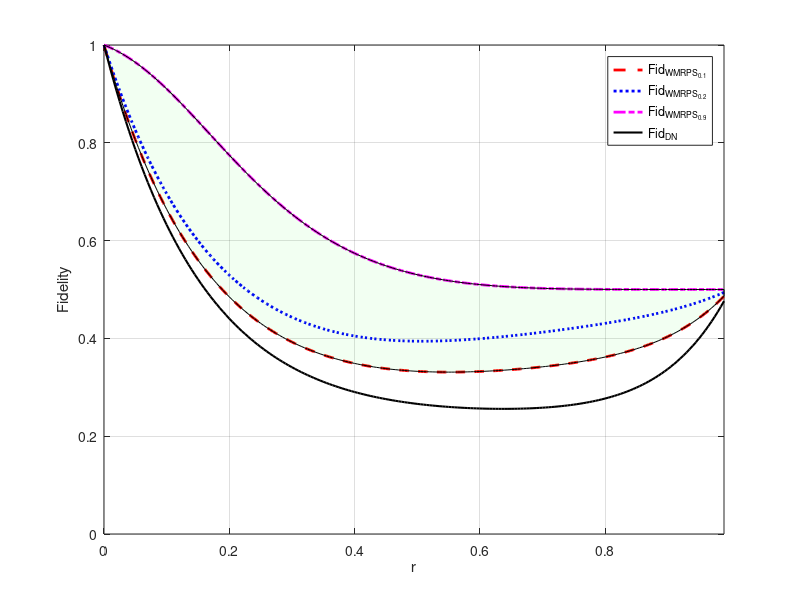
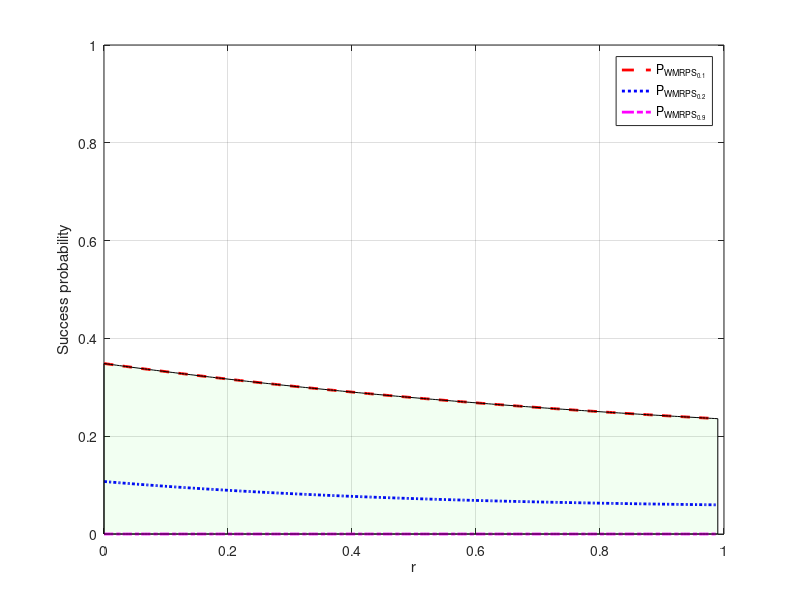

The MATLAB script that drew these images, in order:
clear,clc
close all;

cc=0.005;
N=10;
t=pi/2;
al=cos(t/2);
be=sin(t/2);
%% Do Nothing
z=0;
for r=0:cc:0.99
    z=z+1;
    
    %Fidelity of Do Nothing 
    FidDN(z)=((abs(al))^4)+((abs(al*be))^2)*(r^N)+2*(abs(al*be))^2*(1-r)^(N/2)+((abs(be))^4)*(1-r)^(N); %Fidelity of Do Nothing defined in Eq.7 
end
%% WMRPS_p1_p2=0.1
z=0;
for r=0:cc:0.99
    z=z+1;
    s=1-r;
        p_1=0.1;
        p_2=0.1;
    %Success probability of WMRPS when p1=p2=0.1
    P_MR1(z)=abs(al)^2 * (1 - p_2)^N + abs(be)^2 * (1 - p_1)^N * (r * (1 - p_2) + s)^N; %Success probability of WMRPS defined in Eq.8
    %Fidelity of WMRPS when p1=p2=0.1
    FidMR1(z)=(1/P_MR1(z))*(abs(al)^4 * (1 - p_2)^N + ...
                    abs(al*be)^2 * (1 - p_1)^N * r^N * (1 - p_2)^N + ...
                    2 * abs(al*be)^2 * (1 - p_1)^(N/2) * s^(N/2) * (1 - p_2)^(N/2) + ...
                    abs(be)^4 * (1 - p_1)^N * s^N);    %Fidelity of WMRPS defined in Eq.8
end
%% WMRPS_p1_p2=0.2
z=0;
for r=0:cc:0.99
    z=z+1;
    s=1-r;
        p_1=0.2;
        p_2=0.2;
    %Success probability of WMRPS when p1=p2=0.2
    P_MR2(z)=abs(al)^2 * (1 - p_2)^N + abs(be)^2 * (1 - p_1)^N * (r * (1 - p_2) + s)^N;  %Success probability of WMRPS defined in Eq.8
    %Fidelity of WMRPS when p1=p2=0.2
    FidMR2(z)=(1/P_MR2(z))*(abs(al)^4 * (1 - p_2)^N + ...
                    abs(al*be)^2 * (1 - p_1)^N * r^N * (1 - p_2)^N + ...
                    2 * abs(al*be)^2 * (1 - p_1)^(N/2) * s^(N/2) * (1 - p_2)^(N/2) + ...
                    abs(be)^4 * (1 - p_1)^N * s^N);    %Fidelity of WMRPS defined in Eq.8
end
%% WMRPS_p1_p2=0.6
z=0;
for r=0:cc:0.99
    z=z+1;
    s=1-r;
        p_1=0.6;
        p_2=0.6;
    %success probability of WMRPS when p1=p2=0.6
    P_MR6(z)=abs(al)^2 * (1 - p_2)^N + abs(be)^2 * (1 - p_1)^N * (r * (1 - p_2) + s)^N;  %Success probability of WMRPS defined in Eq.8
    %fidelity of WMRPS when p1=p2=0.6
    FidMR6(z)=(1/P_MR6(z))*(abs(al)^4 * (1 - p_2)^N + ...
                    abs(al*be)^2 * (1 - p_1)^N * r^N * (1 - p_2)^N + ...
                    2 * abs(al*be)^2 * (1 - p_1)^(N/2) * s^(N/2) * (1 - p_2)^(N/2) + ...
                    abs(be)^4 * (1 - p_1)^N * s^N);  %Fidelity of WMRPS defined in Eq.8
end

%% WMRPS_p1_p2=0.9
z=0;
for r=0:cc:0.99
    z=z+1;
    s=1-r;
        p_1=0.9;
        p_2=0.9;
    %Success probability of WMRPS when p1=p2=0.9
    P_MR9(z)=abs(al)^2 * (1 - p_2)^N + abs(be)^2 * (1 - p_1)^N * (r * (1 - p_2) + s)^N;  %Success probability of WMRPS defined in Eq.8
    %Fidelity of WMRPS when p1=p2=0.9
    FidMR9(z)=(1/P_MR9(z))*(abs(al)^4 * (1 - p_2)^N + ...
                    abs(al*be)^2 * (1 - p_1)^N * r^N * (1 - p_2)^N + ...
                    2 * abs(al*be)^2 * (1 - p_1)^(N/2) * s^(N/2) * (1 - p_2)^(N/2) + ...
                    abs(be)^4 * (1 - p_1)^N * s^N);  %Fidelity of WMRPS defined in Eq.8
end
%% UPS
z=0;
for r=0:cc:0.99
    z=z+1;
    jj=0;
    
    for q=0:0.02:1
        jj=jj+1;
        s=1-r;
        up=al^4*s+be^4*s^(N-1)*(1-q)+2*al^2*be^2*s^(N/2)*(1-q)^(1/2);
        %Success probability of UPS
        P=al^2*(1-q*r)+be^2*(1-q);  %Success probability of UPS defined in Eq.5
        %Fidelity of UPs
        Fid_NM(jj)=up/P;  %Fidelity of UPS defined in Eq.6
        up2=4*(abs(al*be))^2*(N^2)*(1-q)*(s^N);
        kh=al^2*(1-r)+be^2*(1-q)*s^(N-1);
        QFI_NM(jj)=up2/(P*kh);
    end
    
    [Max_f,I_f]=max(Fid_NM); 
    [Max_Q,I_Q]=max(QFI_NM); 
   
    FidNM(z)=Max_f;
    FishNM(z)=Max_Q;
   
    qq_NMf(z)=(I_f-1)*0.02;
    qq_NMR(z)=(I_Q-1)*0.02;
    P_fid(z)=al^2*(1- qq_NMf(z)*r)+be^2*(1- qq_NMf(z));
end

%% PLOT
figure
tf=0:cc:0.99;

% Plot FidMR1\FidMR2\FidMR9 curves
L1 = plot(tf, FidMR1, 'r--', 'LineWidth', 2); hold on  %p1=p2=0.1 fidelity of WMPRS
%L11=plot(tf,FidNM,'m','LineWidth',1.5); hold on
L2 = plot(tf, FidMR2, 'b:', 'LineWidth', 2); hold on  %p1=p2=0.2 fidelity of WMPRS
L3 = plot(tf, FidMR9, 'm-.', 'LineWidth', 2); hold on  %p1=p2=0.9 fidelity of WMPRS
%L4 = plot(tf, FidMR6, 'b:', 'LineWidth', 2); hold on
LD = plot(tf, FidDN, 'k', 'LineWidth',1.5); hold on  %fidelity of Do Nothing

grid on
% Fill the area between FidMR1 and FidMR9
fill([tf, fliplr(tf)], [FidMR1, fliplr(FidMR9)], 'g', 'FaceAlpha', 0.05);

xlabel('r')
ylabel('Fidelity')
axis tight;
ylim([0 1]);

legend([L1, L2, L3,LD], 'Fid_{WMRPS_{0.1}}', 'Fid_{WMRPS_{0.2}}','Fid_{WMRPS_{0.9}}', 'Fid_{DN}');

figure(2)
% Plot P_MR1 P_MR2 P_MR9 curves (Success proobability)
L1 = plot(tf, P_MR1, 'r--', 'LineWidth', 2); hold on  %p1=p2=0.1 success probability of WMPRS
L2 = plot(tf, P_MR2, 'b:', 'LineWidth', 2); hold on   %p1=p2=0.1 success probability of WMPRS
L3 = plot(tf, P_MR9, 'm-.', 'LineWidth', 2); hold on   %p1=p2=0.1 success probability of WMPRS
%L4 = plot(tf, P_MR6, 'b:', 'LineWidth', 2); hold on
% Fill the area between P_MR1 and P_MR9
fill([tf, fliplr(tf)], [P_MR1, fliplr(P_MR9)], 'g', 'FaceAlpha', 0.05);

ylim([0 1]);
xlabel('r')
ylabel('Success probability')

grid on
legend([L1, L2,L3], 'P_{WMRPS_{0.1}}','P_{WMRPS_{0.2}}','P_{WMRPS_{0.9}}');
